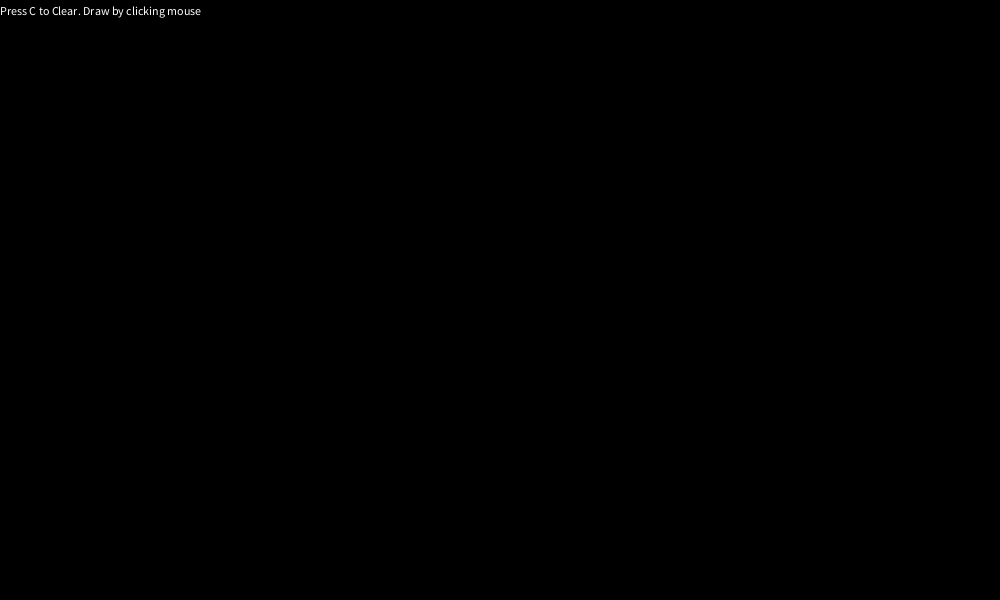
Frame 1 (no input)
Frame 60 (the mouse pressed at the canvas centre just before this capture): identical to frame 1, image omitted
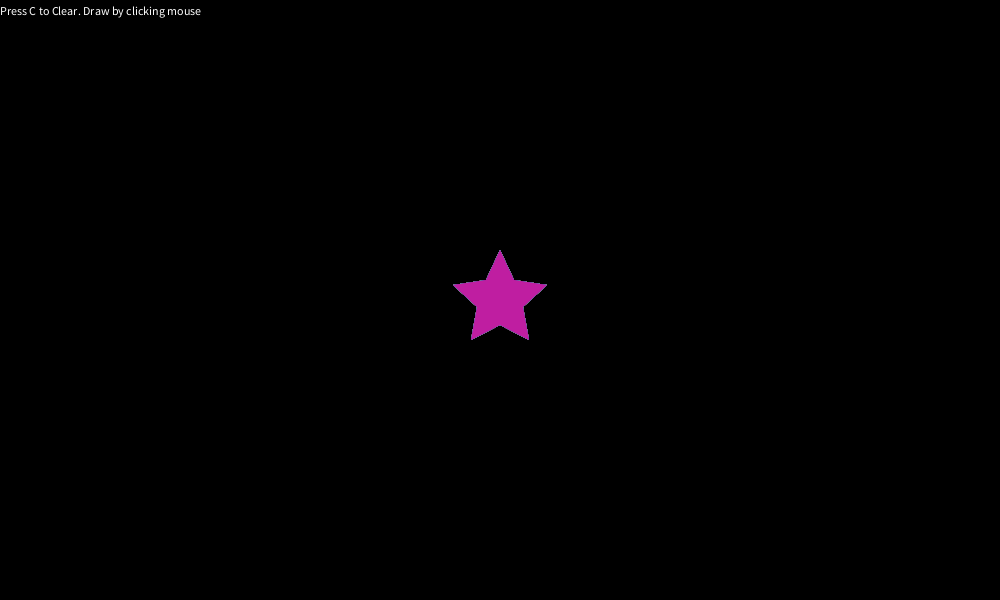
Frame 120 (the mouse held since frame 60 and released just before this capture)

The Processing sketch that drew these frames (run headless with seeded random() and noise(); from frame 60 on, the mouse is pressed at the canvas centre):

// Processing sketch: processing_94805
// ── processing_94805.pde

void setup(){
  size(1000,600); //size of screen
  background(0); //black background color
  noStroke(); //gets rid of lines around shape
  fill(255); //text color white
  text("Press C to Clear. Draw by clicking mouse", 0,15); //displays text at 0,15
}

void draw(){
  if (mousePressed == true){ //if mouse is clicked than...
    Star(); //draw a star shape
  }
  if (keyPressed){ //if key is pressed...
    if (key == 'c'){ //if pressed key is c...
      background(0); //redraw background color black(clear screen)
      fill(255); //text color white
      text("Press C to Clear. Draw by clicking mouse",0,15); //displays text at 0,15
    }
  }
  
 
}

void Star(){ //Star funcion
 translate(mouseX+20,mouseY+20); //Changes x and y depending on where mouse is
 fill(random(255), random(255), random(255)); //fill in the star with a random color
 beginShape(); //start the new star to be drawn
 vertex(-20,-70); //top point
 vertex(-6,-40); //point in middle of top and right
 vertex(27,-35); //right point
 vertex(3,-13); //point in middle of right and bottom right
 vertex(9,20); //bottom right point
 vertex(-20,5); //point in middle of bottom right and bottom left
 vertex(-49,20); //bottom left point
 vertex(-43,-13); //point in middle of bottom left and left
 vertex(-67,-35); //left point
 vertex(-34,-40); //point in middle of left and top 
 endShape(CLOSE); //end of the star
  
}
